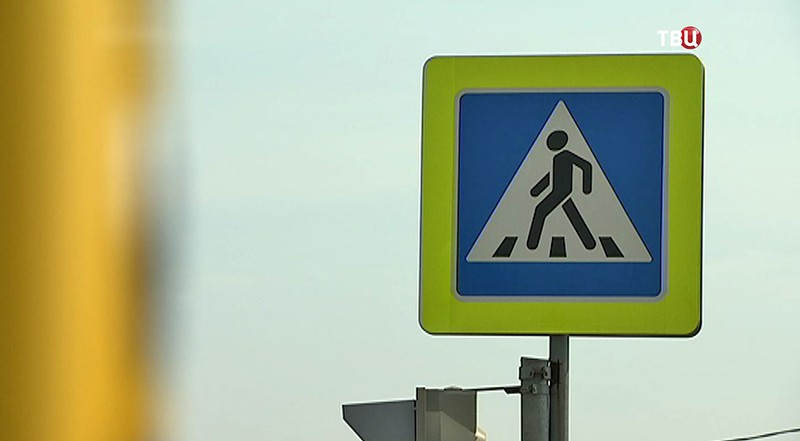
#> input picture picture.jpg, 800 x 441 px
$ jupyter execute problem2.ipynb
#> lines starting #> are read from the running program, lines starting #| are printed output that depends on the picture; after the words box and inside, x2 and y2 are one past the last pixel; in counts of white or black regions, pixels touching at a corner belong together
[cell 1]
import cv2
from google.colab.patches import cv2_imshow
from IPython.display import Image

img = cv2.imread('picture.jpg', 0)
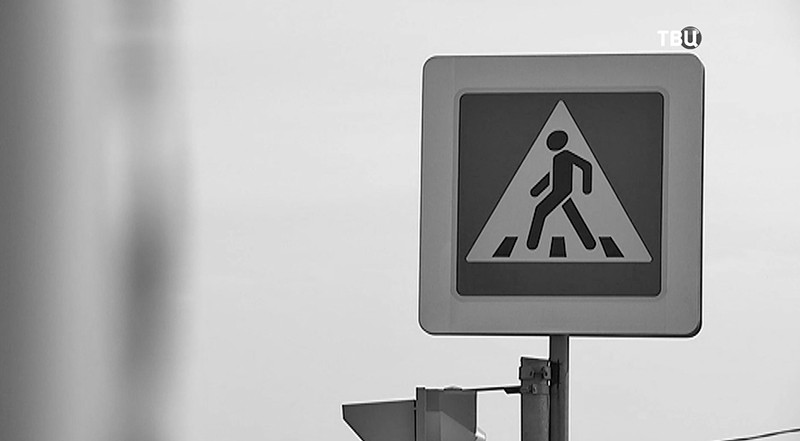
#> img: shape (441, 800); min 0, max 255, mean 175.1
ret, thr = cv2.threshold(img, 127, 255, cv2.THRESH_BINARY)
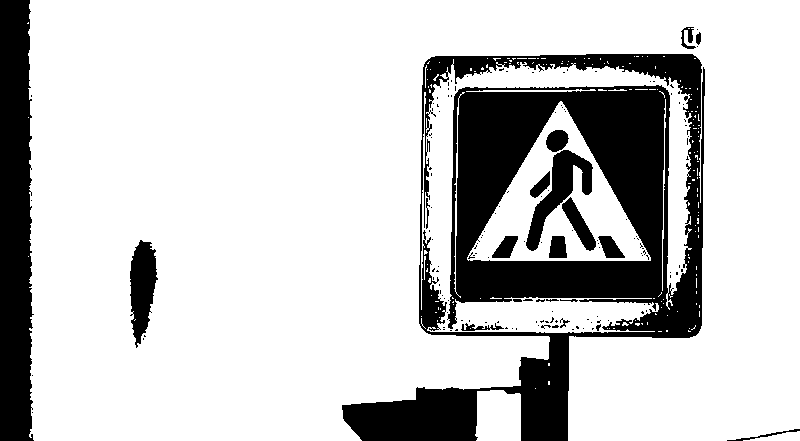
#> thr: shape (441, 800); 78.8% white; 150 black regions (130 under 20 px), largest, box (x1, y1, x2, y2) and area: (342, 54, 705, 441) 53816, (0, 0, 34, 441) 13448, (526, 150, 593, 251) 2186
cv2_imshow(thr)

$ run again, with road.jpg copied over picture.jpg
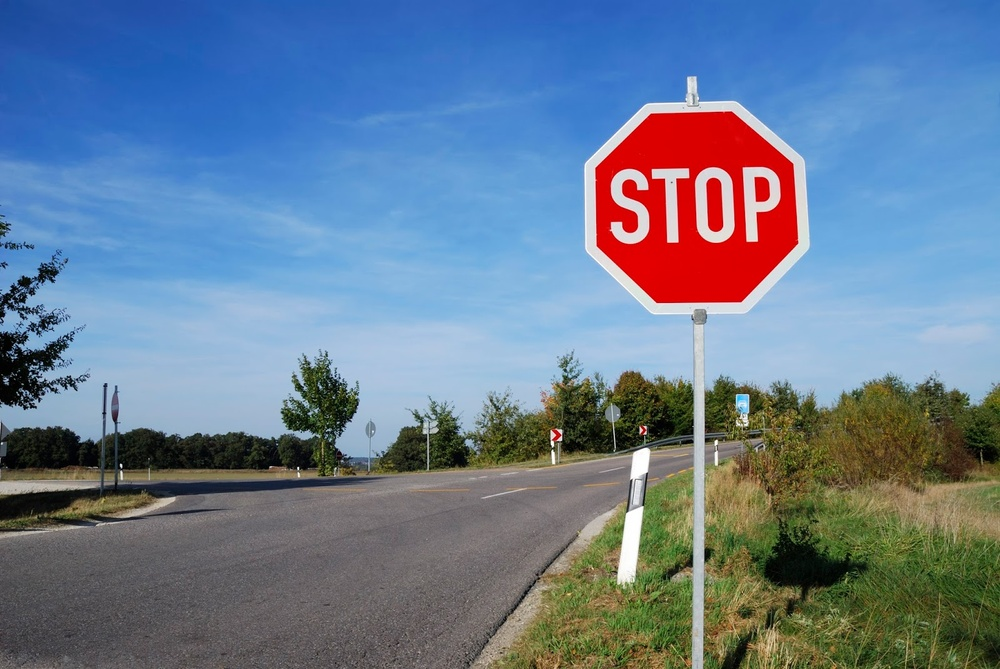
#> input picture road.jpg, 1000 x 669 px, shrunk from 1600 x 1071 before the run
#> `img = cv2.imread('picture.jpg', 0)`:
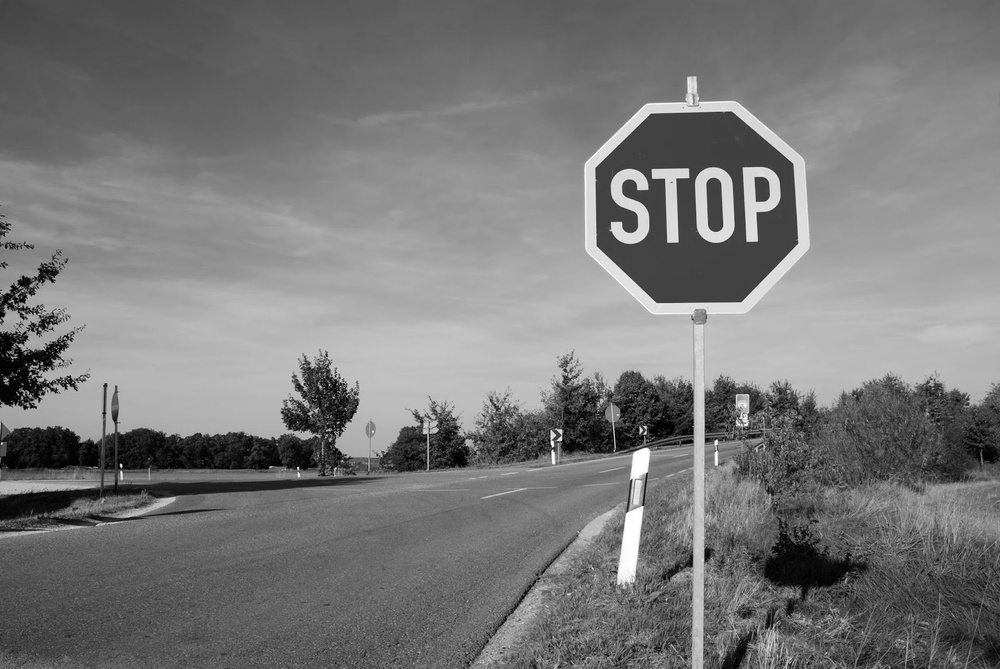
#> img: shape (669, 1000); min 0, max 255, mean 120.4
#> `ret, thr = cv2.threshold(img, 127, 255, cv2.THRESH_BINARY)`:
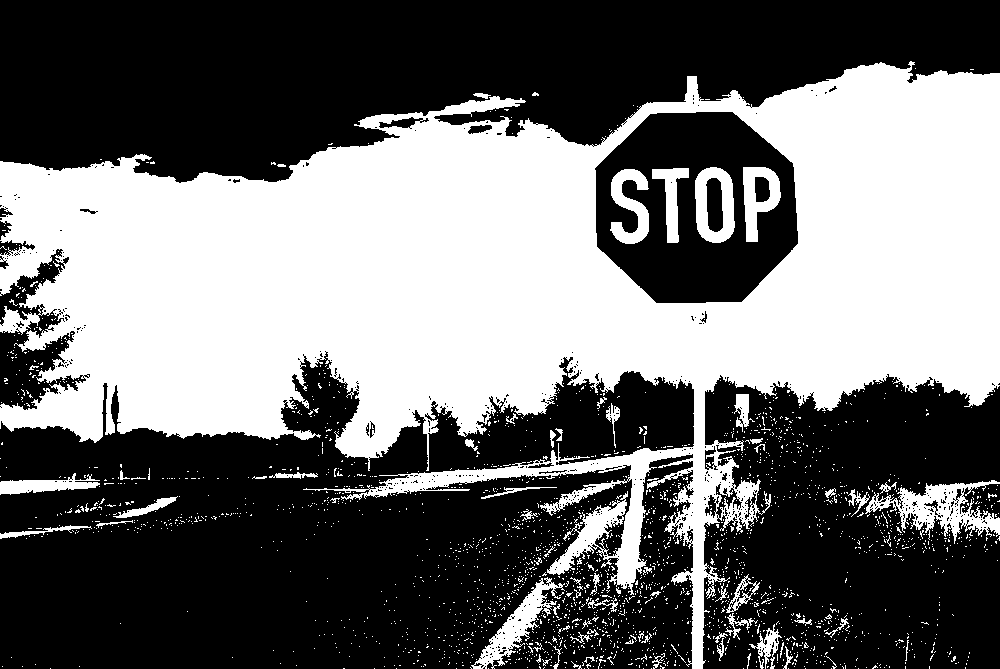
#> thr: shape (669, 1000); 42.4% white; 2323 white regions (2252 under 20 px), largest, box (x1, y1, x2, y2) and area: (0, 61, 1000, 669) 260421, (865, 480, 1000, 544) 3244, (471, 577, 565, 669) 2166
